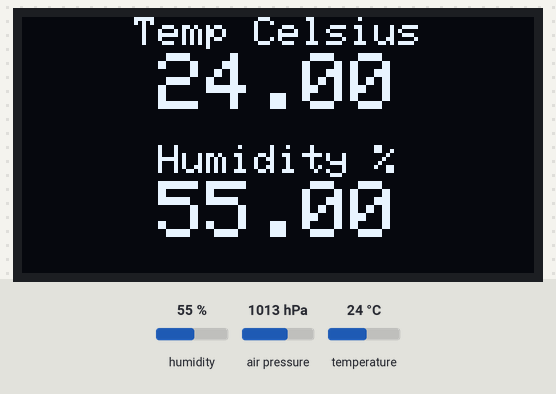
This sketch was run on a simulated ESP8266 (NodeMCU). Parts: 128×64 one-colour display. The test bench sets the inputs (shaded band); at power-on: humidity 55 %, air pressure 1013 hPa, temperature 24 °C. WiFi joins after 1.5 s; servers stay silent unless stated; the display library's start-up logo is not drawn; what the sketch prints to the serial monitor is not drawn.

Above: at 9.8 s.
9.9 s: humidity set to 22 %
At 12.9 s:
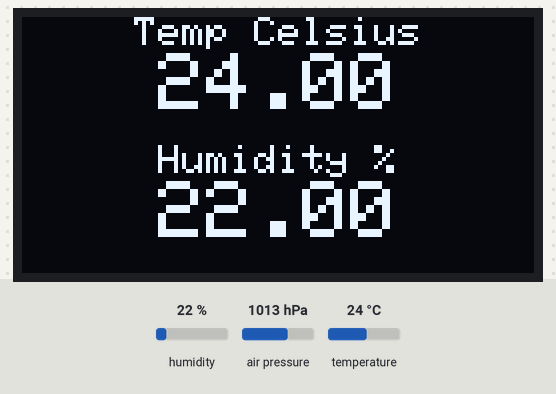
16.9 s: air pressure set to 952 hPa
At 20.2 s:
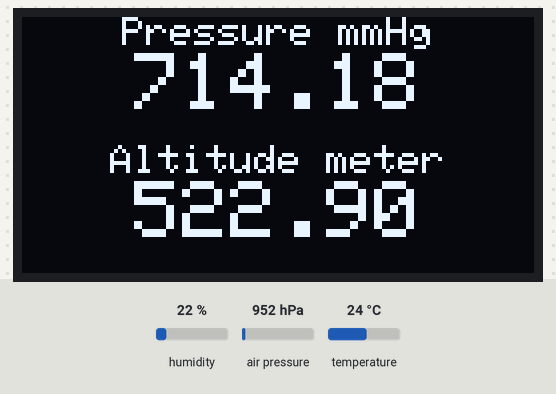
23.9 s: temperature set to 12 °C
At 27.4 s:
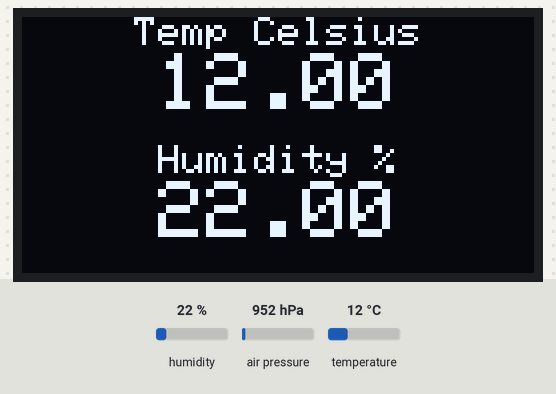
29.3 s: humidity set to 40 %
At 30.5 s:
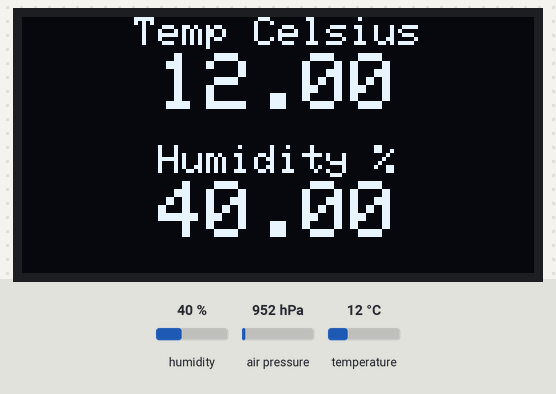
Timing chart, 0 to 32.3 s (numbered marks = the images above; inputs shaded):
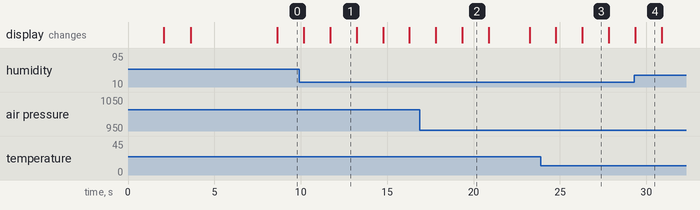

The sketch:

ssd1306_bme280_myMeteo.ino
```cpp
#define OLED // убрать комментарий для OLED экрана
#define DEBUG_ENABLE // включение-выключение порта отладки

#include <Wire.h>
#include <Adafruit_BME280.h>

#ifdef OLED
#include <Adafruit_GFX.h>
#include <Adafruit_SSD1306.h>
#define SCREEN_WIDTH 128 // OLED display width, in pixels
#define SCREEN_HEIGHT 64 // OLED display height, in pixels

#define OLED_RESET     -1 // Reset pin # (or -1 if sharing Arduino reset pin)
#define SCREEN_ADDRESS 0x3C ///< See datasheet for Address; 0x3D for 128x64, 0x3C for 128x32
Adafruit_SSD1306 display(SCREEN_WIDTH, SCREEN_HEIGHT, &Wire, OLED_RESET);
bool oledYes = false;
#endif

#ifdef DEBUG_ENABLE
#define DEBUG(x) Serial.println(x);
#else
#define DEBUG(x)
#endif

#include <WiFiManager.h>

#define BME280_I2C_ADDRESS  0x76
Adafruit_BME280 bmp; // I2C

#define postingInterval  300000 // интервал между отправками данных в миллисекундах (5 минут)
unsigned long lastConnectionTime = 0;           // время последней передачи данных
String HostName; //имя железки - выглядит как ESPAABBCCDDEEFF т.е. ESP+mac адрес.


void wifimanstart() { // Волшебная процедура начального подключения к Wifi.
  // Если не знает к чему подцепить - создает точку доступа ESP8266 и настроечную таблицу http://192.168.4.1
  // Подробнее: https://github.com/tzapu/WiFiManager
#ifdef OLED
  if (oledYes) {
    display.setTextColor(SSD1306_WHITE);
    display.clearDisplay(); // clear display
    display.setTextSize(1); // Draw 1X-scale text
    display.setCursor(0, 0);
    display.println("AutoConnect WiFi"); // text to display
    display.display();
  }
#endif
  WiFiManager wifiManager;
  wifiManager.setDebugOutput(true);
  wifiManager.setMinimumSignalQuality();
  if (!wifiManager.autoConnect("ESP8266")) {
    DEBUG("failed to connect and hit timeout");
#ifdef OLED
    if (oledYes) {
      display.println("failed to connect"); // text to display
      display.println("and hit timeout"); // text to display
      display.display();
    }
#endif
    delay(3000);
    //reset and try again, or maybe put it to deep sleep
    ESP.reset();
    delay(5000);
  }
  DEBUG("connected...");
#ifdef OLED
  if (oledYes) {
    display.println("connected..."); // text to display
  }
#endif
}


void setup() {

#ifdef DEBUG_ENABLE
  Serial.begin(9600);
#endif
  DEBUG(F("MeteoTest by HIAA (ESP8266)"));

  Wire.begin(D2, D1);

  while (bmp.begin(BME280_I2C_ADDRESS) == 0)
  {
    delay(1000);
#ifdef DEBUG_ENABLE
    Serial.print(".");
#endif
  }

  bmp.setSampling(Adafruit_BME280::MODE_NORMAL,
                  Adafruit_BME280::SAMPLING_X2,  // temperature
                  Adafruit_BME280::SAMPLING_X16, // pressure
                  Adafruit_BME280::SAMPLING_X1,  // humidity
                  Adafruit_BME280::FILTER_X16,
                  Adafruit_BME280::STANDBY_MS_1000 );
#ifdef OLED
  if (!display.begin(SSD1306_SWITCHCAPVCC, SCREEN_ADDRESS)) {
    DEBUG(F("SSD1306 allocation failed"));
    for (;;); // Don't proceed, loop forever
  } else {
    oledYes = true;
  }
  // Show initial display buffer contents on the screen --
  // the library initializes this with an Adafruit splash screen.
  display.display();
  delay(2000); // Pause for 2 seconds

  // Clear the buffer
  display.setTextColor(SSD1306_WHITE);
  display.clearDisplay(); // clear display
#endif

  HostName = "ESP" + WiFi.macAddress();
  HostName.replace(":", "");
  WiFi.hostname(HostName);
  wifimanstart();
  DEBUG(WiFi.localIP());
  DEBUG(WiFi.macAddress());
  DEBUG("Narodmon ID: " + HostName);
  lastConnectionTime = millis() - postingInterval + 15000; //первая передача на народный мониторинг через 15 сек.
#ifdef OLED
  display.setTextSize(1); // Draw 1X-scale text
  display.setCursor(0, 0);
  display.println("HostName"); // text to display
  display.setTextSize(1); // Draw 1X-scale text
  display.println(HostName); // text to display
  display.setTextSize(1); // Draw 1X-scale text
  display.println("LocalIP"); // text to display
  display.setTextSize(1); // Draw 1X-scale text
  display.println(WiFi.localIP()); // text to display
  display.display();
  delay(5000);
#endif
}


bool SendToNarodmon() { // Собственно формирование пакета и отправка.
  WiFiClient client;

#ifdef OLED
  display.setTextColor(SSD1306_WHITE);
  display.clearDisplay(); // clear display
  display.setTextSize(1); // Draw 1X-scale text
  oledDisplayCenter(F("sending data..."), 32);
  display.display();
  delay(2000);
  display.clearDisplay();
#endif

  String buf;
  float temp = bmp.readTemperature();
  float humidity = bmp.readHumidity();
  float dewpoint = temp - ((1 - (humidity / 100)) / 0.05);
  buf = "#" + WiFi.macAddress() + "\n"; // заголовок
  //buf = buf + "#LAT#54.958609\n"; // владелец
  //buf = buf + "#LON#73.411725\n"; // владелец

  buf = buf + "#TEMPC#" + String(temp) + "#Температура BME280\n"; //показания температуры
  buf = buf + "#HPA#" + String(bmp.readPressure() / 133.3) + "#Давление BME280\n"; //показания давления
  buf = buf + "#RH#" + String(humidity) + "#Влажность BME280\n"; //показания влажности
  buf = buf + "#DP#" + String(dewpoint) + "#Точка росы\n"; //точка росы
  buf = buf + "#DBM#" + String(WiFi.RSSI()) + "#Сигнал WiFi " + String(WiFi.SSID()) + "\n"; //показания сигнала WiFi
  buf = buf + "##\n"; //окончание передачи

  if (!client.connect("narodmon.ru", 8283)) { // попытка подключения
    DEBUG("connection failed");
    return false; // не удалось;
  } else
  {
    client.print(buf); // и отправляем данные
    DEBUG(buf);
    while (client.available()) {
      String line = client.readStringUntil('\r'); // если что-то в ответ будет - все в Serial
      DEBUG(line);
    }
  }
  return true; //ушло
}

#ifdef OLED
void oledDisplayCenter(String text, int currentY) {
  int16_t x1;
  int16_t y1;
  uint16_t width;
  uint16_t height;
  display.getTextBounds(text, 0, 0, &x1, &y1, &width, &height);
  // display on horizontal
  display.setCursor((SCREEN_WIDTH - width) / 2, currentY);
  display.print(text); // text to display
}

void showData1() {
  float temp     = bmp.readTemperature();   // get temperature
  float humidity = bmp.readHumidity();
  display.setTextColor(SSD1306_WHITE);
  display.clearDisplay(); // clear display
  display.setTextSize(1); // Draw 1X-scale text
  oledDisplayCenter(F("Temp Celsius"), 0);
  display.setTextSize(2); // Draw 2X-scale text
  oledDisplayCenter(String(temp), 9);
  display.setTextSize(1); // Draw 1X-scale text
  oledDisplayCenter(F("Humidity %"), 32);
  display.setTextSize(2); // Draw 2X-scale text
  oledDisplayCenter(String(humidity), 41);
  display.display();
  delay(1500);
}
void showData2() {

  float pressure = bmp.readPressure();      // get pressure
  float altitude = bmp.readAltitude(1013.25);
  display.setTextColor(SSD1306_WHITE);
  display.clearDisplay(); // clear display
  display.setTextSize(1); // Draw 1X-scale text
  oledDisplayCenter(F("Pressure mmHg"), 0);
  display.setTextSize(2); // Draw 2X-scale text
  oledDisplayCenter(String(pressure / 133.3), 9);
  display.setTextSize(1); // Draw 1X-scale text
  oledDisplayCenter(F("Altitude meter"), 32);
  display.setTextSize(2); // Draw 2X-scale text
  oledDisplayCenter(String(altitude), 41);
  display.display();
  delay(1500);
}
#endif

void loop() {
#ifdef OLED
      showData1();
      showData2();
#endif

  if (millis() - lastConnectionTime > postingInterval) { // ждем 5 минут и отправляем
    if (WiFi.status() == WL_CONNECTED) { // ну конечно если подключены
      if (SendToNarodmon()) {
        lastConnectionTime = millis();
      } else {
        lastConnectionTime = millis() - postingInterval + 15000;  //следующая попытка через 15 сек
      }
    } else {
      lastConnectionTime = millis() - postingInterval + 15000;  //следующая попытка через 15 сек
      DEBUG("Not connected to WiFi");
    }
  }  yield(); // что за команда - фиг знает, но ESP работает с ней стабильно и не глючит.
}
```

Measured:
- after the input at 9.9 s, the display: first differs from a run without the input after 1.8 s (image 1)
- after the input at 23.9 s, the display: first differs from a run without the input after 2.4 s (image 3)
- after the input at 29.3 s, the display: changes after 0.06 s (image 4)
- what the display in image 1 shows lasts 1.5 s, from 11.7 s to 13.2 s
